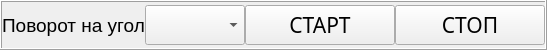
                  <widget class="QFrame" name="geometry_frequency_frame">
                   <property name="maximumSize">
                    <size>
                     <width>16777215</width>
                     <height>50</height>
                    </size>
                   </property>
                   <property name="frameShape">
                    <enum>QFrame::Box</enum>
                   </property>
                   <property name="frameShadow">
                    <enum>QFrame::Raised</enum>
                   </property>
                   <layout class="QHBoxLayout" name="horizontalLayout_18">
                    <property name="spacing">
                     <number>0</number>
                    </property>
                    <property name="leftMargin">
                     <number>0</number>
                    </property>
                    <property name="topMargin">
                     <number>0</number>
                    </property>
                    <property name="rightMargin">
                     <number>0</number>
                    </property>
                    <property name="bottomMargin">
                     <number>0</number>
                    </property>
                    <item>
                     <widget class="QLabel" name="label_99">
                      <property name="minimumSize">
                       <size>
                        <width>0</width>
                        <height>30</height>
                       </size>
                      </property>
                      <property name="maximumSize">
                       <size>
                        <width>150</width>
                        <height>40</height>
                       </size>
                      </property>
                      <property name="font">
                       <font>
                        <family>Arial</family>
                        <pointsize>14</pointsize>
                       </font>
                      </property>
                      <property name="text">
                       <string>Поворот на угол</string>
                      </property>
                      <property name="alignment">
                       <set>Qt::AlignCenter</set>
                      </property>
                     </widget>
                    </item>
                    <item>
                     <widget class="QComboBox" name="comboBox">
                      <property name="maximumSize">
                       <size>
                        <width>100</width>
                        <height>40</height>
                       </size>
                      </property>
                      <property name="font">
                       <font>
                        <family>Arial Black</family>
                        <pointsize>14</pointsize>
                       </font>
                      </property>
                     </widget>
                    </item>
                    <item>
                     <widget class="QPushButton" name="geometry_debug_angle_start_btn">
                      <property name="minimumSize">
                       <size>
                        <width>150</width>
                        <height>40</height>
                       </size>
                      </property>
                      <property name="maximumSize">
                       <size>
                        <width>150</width>
                        <height>40</height>
                       </size>
                      </property>
                      <property name="font">
                       <font>
                        <family>Arial Black</family>
                        <pointsize>16</pointsize>
                       </font>
                      </property>
                      <property name="text">
                       <string>СТАРТ</string>
                      </property>
                     </widget>
                    </item>
                    <item>
                     <widget class="QPushButton" name="geometry_debug_angle_stop_btn">
                      <property name="minimumSize">
                       <size>
                        <width>150</width>
                        <height>40</height>
                       </size>
                      </property>
                      <property name="maximumSize">
                       <size>
                        <width>150</width>
                        <height>40</height>
                       </size>
                      </property>
                      <property name="font">
                       <font>
                        <family>Arial Black</family>
                        <pointsize>16</pointsize>
                       </font>
                      </property>
                      <property name="text">
                       <string>СТОП</string>
                      </property>
                     </widget>
                    </item>
                   </layout>
                  </widget>
